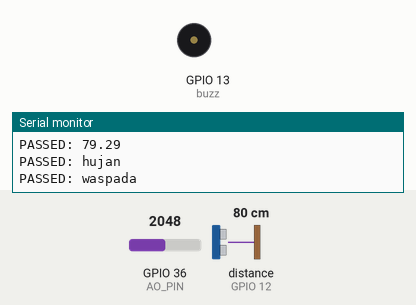
A program run on a simulated ESP32. Shown: buzzer (waves = sounding, pin HIGH), the last lines printed to the serial monitor. Wiring (inferred from the names in the program): ultrasonic range finder: trigger GPIO 14; echo GPIO 12. The test bench sets the inputs (shaded band); at power-on: distance to the obstacle (sensor on GPIO 12) 80 cm, GPIO 36 (AO_PIN) = 2048. The echo pulse lasts 58.3 µs per cm; WiFi joins after 1.5 s; servers stay silent unless stated; pins used as bus, display or sensor lines are not drawn.

Above: at 2.45 s.
2.8 s: distance to the obstacle (sensor on GPIO 12) set to 95 cm
At 4.56 s:
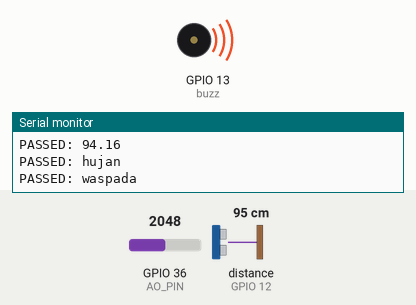
6.3 s: distance to the obstacle (sensor on GPIO 12) set to 103 cm
At 7.8 s:
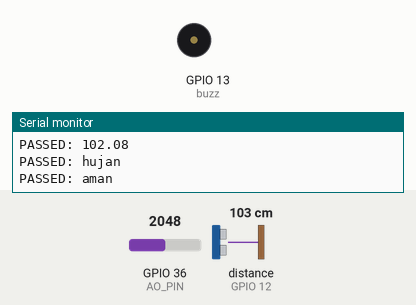
10.0 s: GPIO 36 (AO_PIN) set to 427
12.4 s: GPIO 36 (AO_PIN) set to 399
Timing chart, 0 to 15.4 s (numbered marks = the images above; inputs shaded):
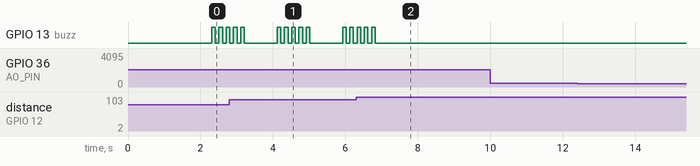

Measured:
- the behaviour switches between 100 and 101 cm on distance to the obstacle (sensor on GPIO 12) (found by bisection; images 1 and 2)
- after the input at 6.3 s, GPIO 13 (buzz): goes on until 6.8 s, then stays LOW

The program:

main.cpp
```cpp
#include <Arduino.h>
#include <WiFi.h>
#include <Wire.h>
#include <Firebase_ESP_Client.h>
#include "addons/TokenHelper.h"
#include "addons/RTDBHelper.h"

#define WIFI_SSID "myssid"
#define WIFI_PASSWORD "mypass"

#define API_KEY "myappi"
#define DATABASE_URL "myurl"

FirebaseData fbdo;
FirebaseAuth auth;
FirebaseConfig config;
bool signupOK = false;

void firebaseSetInt(String, int);
void firebaseSetFloat(String, float);
void firebaseSetString(String, String);

String status_hujan;
String status_sungai;

const int trigPin = 14;
const int echoPin = 12;
long duration;
float ketinggian_air;
#define sound_speed 0.034

const int AO_PIN = 36;

const int buzz = 13;

void setup()
{
  Serial.begin(115200);
  WiFi.begin(WIFI_SSID, WIFI_PASSWORD);
  Serial.print("connecting to wifi.....");

  while (WiFi.status() != WL_CONNECTED)
  {
    Serial.print(".");
    delay(500);
  }

  Serial.println();
  Serial.print("connected with IP : ");
  Serial.print(WiFi.localIP());
  Serial.println();

  Serial.printf("Firebase Client v%s\n\n", FIREBASE_CLIENT_VERSION);
  config.api_key = API_KEY;

  if (Firebase.signUp(&config, &auth, "", ""))
  {
    Serial.println("Firebase success");
    signupOK = true;
  }
  else
  {
    String firebaseErrorMessage = config.signer.signupError.message.c_str();
    Serial.printf("%s\n", firebaseErrorMessage);
  }

  config.database_url = DATABASE_URL;
  config.token_status_callback = tokenStatusCallback;

  Firebase.begin(&config, &auth);
  Firebase.reconnectWiFi(true);

  pinMode(trigPin, OUTPUT);
  pinMode(echoPin, INPUT);
  pinMode(buzz, OUTPUT);
}

void loop()
{

  // done : ambil data sensor raindrop + kirim ke firebase
  int rain_value = analogRead(AO_PIN);
  rain_value = rain_value / 4;
  firebaseSetInt("sensor/sensor_raindrop", rain_value);

  // done : ambil data sensor ultrasonik + kirim ke firebase
  digitalWrite(trigPin, LOW);
  delayMicroseconds(2);
  digitalWrite(trigPin, HIGH);
  delayMicroseconds(10);
  digitalWrite(trigPin, LOW);
  duration = pulseIn(echoPin, HIGH);
  ketinggian_air = duration * sound_speed / 2;
  firebaseSetFloat("sensor/sensor_ultrasonik", ketinggian_air);
  delay(100);

  // done : kirim status hujan berdasarkan analog value sensor raindrop
  if (rain_value>=1000)
  {
    status_hujan = "tidak hujan";
    firebaseSetString("status/status hujan", status_hujan);
  }
  else if (rain_value<=999 && rain_value>=100)
  {
    status_hujan = "hujan";
    firebaseSetString("status/status hujan", status_hujan);
  }
  else if (99 > rain_value)
  {
    status_hujan = "hujan deras";
    firebaseSetString("status/status hujan", status_hujan);
  }

  digitalWrite(buzz, LOW);
  delay(100);
  // done : kirim status ketinggian air berdasarkan jarak yg diterima sensor ultrasonik
  if (ketinggian_air >= 100)
  {
    status_sungai = "aman";
    firebaseSetString("status/status sungai", status_sungai);
  }
  else if (ketinggian_air>40 && ketinggian_air<100)
  {
    status_sungai = "waspada";
    firebaseSetString("status/status sungai", status_sungai);
    for (int i = 0; i < 5; i++)
    {
      digitalWrite(buzz, HIGH);
      delay(100);
      digitalWrite(buzz, LOW);
      delay(100);
    }
  }
  else
  {
    status_sungai = "bahaya";
    firebaseSetString("status/status sungai", status_sungai);
    digitalWrite(buzz, HIGH);
    delay(100);
  }
}

void firebaseSetFloat(String databaseDirectory, float value)
{
  if (Firebase.RTDB.setFloat(&fbdo, databaseDirectory, value))
  {
    Serial.print("PASSED: ");
    Serial.println(value);
  }
  else
  {
    Serial.println("FAILED");
    Serial.println("REASON: " + fbdo.errorReason());
  }
}

void firebaseSetString(String databaseDirectory, String value)
{
  if (Firebase.RTDB.setString(&fbdo, databaseDirectory, value))
  {
    Serial.print("PASSED: ");
    Serial.println(value);
  }
  else
  {
    Serial.println("FAILED");
    Serial.println("REASON: " + fbdo.errorReason());
  }
}

void firebaseSetInt(String databaseDirectory, int value)
{
  if (Firebase.RTDB.setInt(&fbdo, databaseDirectory, value))
  {
    Serial.print("PASSED: ");
    Serial.println(value);
  }
  else
  {
    Serial.println("FAILED");
    Serial.println("REASON: " + fbdo.errorReason());
  }
}
```
